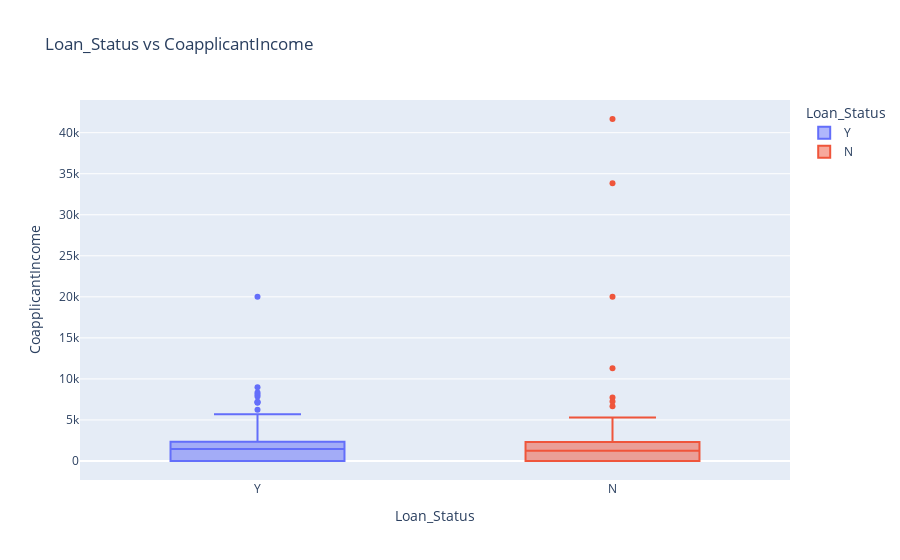

The cell this chart's notebook holds for it:
### Code cell
fig_coapplicant_income = px.box(df, 
                                x='Loan_Status', 
                                y='CoapplicantIncome',
                                color="Loan_Status", 
                                title='Loan_Status vs CoapplicantIncome')
fig_coapplicant_income.show()

### Figure 1 — Plotly figure (JSON) as saved in the notebook; plotly's stock layout.template omitted (floating-point values rounded to 4 significant figures; data arrays with more than 128 entries replaced by an {"elided": "..."} marker saying what was removed)
{"data": [{"alignmentgroup": "True", "hovertemplate": "Loan_Status=%{x}<br>CoapplicantIncome=%{y}<extra></extra>", "legendgroup": "Y", "marker": {"color": "#636efa"}, "name": "Y", "notched": false, "offsetgroup": "Y", "orientation": "v", "showlegend": true, "type": "box", "x": {"elided": "389 str values"}, "x0": " ", "xaxis": "x", "y": {"elided": "389 float values"}, "y0": " ", "yaxis": "y"}, {"alignmentgroup": "True", "hovertemplate": "Loan_Status=%{x}<br>CoapplicantIncome=%{y}<extra></extra>", "legendgroup": "N", "marker": {"color": "#EF553B"}, "name": "N", "notched": false, "offsetgroup": "N", "orientation": "v", "showlegend": true, "type": "box", "x": {"elided": "175 str values"}, "x0": " ", "xaxis": "x", "y": {"elided": "175 float values"}, "y0": " ", "yaxis": "y"}], "layout": {"boxmode": "overlay", "legend": {"title": {"text": "Loan_Status"}, "tracegroupgap": 0}, "title": {"text": "Loan_Status vs CoapplicantIncome"}, "xaxis": {"anchor": "y", "categoryarray": ["Y", "N"], "categoryorder": "array", "domain": [0, 1], "title": {"text": "Loan_Status"}}, "yaxis": {"anchor": "x", "domain": [0, 1], "title": {"text": "CoapplicantIncome"}}}}
